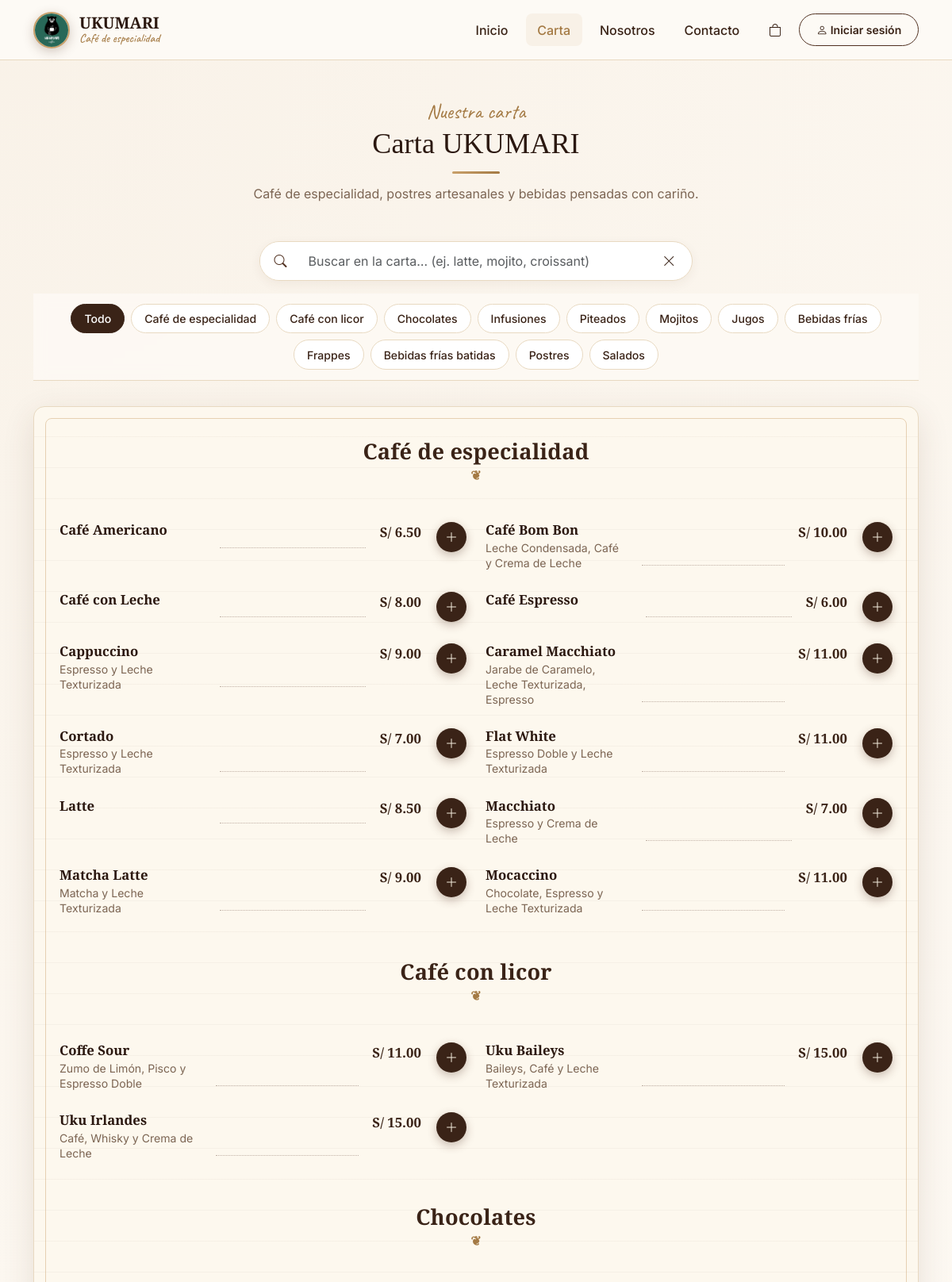
Page /carta.php (upper part) on the committed database.
### tables this page shows
CREATE TABLE categorias (
    id INT AUTO_INCREMENT PRIMARY KEY,
    nombre VARCHAR(120) NOT NULL,
    orden INT NOT NULL DEFAULT 0,
    activo TINYINT(1) NOT NULL DEFAULT 1
);

CREATE TABLE productos (
    id INT AUTO_INCREMENT PRIMARY KEY,
    categoria_id INT NOT NULL,
    nombre VARCHAR(160) NOT NULL,
    descripcion TEXT,
    precio DECIMAL(10,2) NOT NULL DEFAULT 0,
    activo TINYINT(1) NOT NULL DEFAULT 1,
    creado_en DATETIME NOT NULL DEFAULT CURRENT_TIMESTAMP,
    CONSTRAINT fk_productos_categoria FOREIGN KEY (categoria_id) REFERENCES categorias(id)
);

### web/includes/db.php (called while the page is built, shortened)
<?php
function db(): PDO {
    static $pdo = null;
    if ($pdo === null) {
        $dsn = 'mysql:host=' . DB_HOST . ';dbname=' . DB_NAME . ';charset=' . DB_CHARSET;
        $opt = [
            PDO::ATTR_ERRMODE            => PDO::ERRMODE_EXCEPTION,
            PDO::ATTR_DEFAULT_FETCH_MODE => PDO::FETCH_ASSOC,
            PDO::ATTR_EMULATE_PREPARES   => false,
        ];
        $tries = 0;
        while (true) {
            try {
                $pdo = new PDO($dsn, DB_USER, DB_PASS, $opt);
                break;
            } catch (PDOException $e) {
                if (++$tries > 20) { throw $e; }
                sleep(2);
            }
        }
        ensure_seed_users($pdo);
    }
    return $pdo;
}
function ensure_seed_users(PDO $pdo): void {
    try {
        $stmt = $pdo->query("SELECT id, password FROM usuarios WHERE password LIKE 'SEED::%'");
        $rows = $stmt->fetchAll();
        $upd = $pdo->prepare("UPDATE usuarios SET password = :p WHERE id = :id");
        foreach ($rows as $r) {
            $plain = substr($r['password'], 6);
            $hash  = password_hash($plain, PASSWORD_DEFAULT);
            $upd->execute([':p' => $hash, ':id' => $r['id']]);
        }
    } catch (Throwable $e) {
    }
}

### web/includes/helpers.php (called while the page is built, shortened)
<?php
require_once __DIR__ . '/db.php';
function e(?string $v): string {
    return htmlspecialchars((string)$v, ENT_QUOTES | ENT_SUBSTITUTE, 'UTF-8');
}
function money($n): string {
    return CURRENCY . ' ' . number_format((float)$n, 2, '.', ',');
}
function get_categorias(bool $solo_activas = true): array {
    $sql = "SELECT * FROM categorias" . ($solo_activas ? " WHERE activo = 1" : "") . " ORDER BY orden, nombre";
    return db()->query($sql)->fetchAll();
}
function get_productos_por_categoria(bool $solo_activos = true): array {
    $sql = "SELECT p.*, c.nombre AS categoria, c.orden AS cat_orden
            FROM productos p
            INNER JOIN categorias c ON c.id = p.categoria_id
            WHERE 1=1
            " . ($solo_activos ? " AND p.activo = 1 AND c.activo = 1" : "") . "
            ORDER BY c.orden, c.nombre, p.nombre";
    $rows = db()->query($sql)->fetchAll();
    $grouped = [];
    foreach ($rows as $r) {
        $grouped[$r['categoria']][] = $r;
    }
    return $grouped;
}

### web/carta.php (the view, shortened to what this page needs)
<?php
require __DIR__ . '/includes/header.php';
$grouped = get_productos_por_categoria(true);
$categorias = get_categorias(true);
?>
<section class="menu-wrap py-5">
  <div class="container">
    <div class="section-title">
      <span class="script">Nuestra carta</span>
      <h2>Carta UKUMARI</h2>
      <p>Café de especialidad, postres artesanales y bebidas pensadas con cariño.</p>
    </div>
    <div class="row justify-content-center mb-3">
      <div class="col-lg-6">
        <div class="input-group menu-search">
          <span class="input-group-text bg-white border-end-0"><i class="bi bi-search text-uku"></i></span>
          <input type="search" id="menuSearch" class="form-control border-start-0"
                 placeholder="Buscar en la carta… (ej. latte, mojito, croissant)">
          <button class="btn btn-outline-uku" type="button" id="menuSearchClear" title="Limpiar">
            <i class="bi bi-x-lg"></i>
          </button>
        </div>
      </div>
    </div>
    <div class="cat-filter">
      <a href="#" class="cat-pill active" data-cat="all">Todo</a>
      <?php foreach ($categorias as $c): ?>
        <a href="#" class="cat-pill" data-cat="<?= e($c['nombre']) ?>"><?= e($c['nombre']) ?></a>
      <?php endforeach; ?>
    </div>
    <div class="menu-paper">
      <?php foreach ($grouped as $cat => $items): ?>
        <div class="menu-cat" data-cat="<?= e($cat) ?>" id="cat-<?= e(preg_replace('/\s+/','-',strtolower($cat))) ?>">
          <h3 class="menu-cat-title"><?= e($cat) ?></h3>
          <div class="row gx-4">
            <?php foreach ($items as $p): ?>
              <div class="col-md-6 menu-item-wrap"
                   data-name="<?= e(mb_strtolower($p['nombre'])) ?>"
                   data-desc="<?= e(mb_strtolower($p['descripcion'] ?? '')) ?>">
                <div class="menu-item">
                  <div class="it-info">
                    <div class="it-name"><?= e($p['nombre']) ?></div>
                    <?php if (!empty($p['descripcion'])): ?>
                      <div class="it-desc"><?= e($p['descripcion']) ?></div>
                    <?php endif; ?>
                  </div>
                  <div class="dotline"></div>
                  <div class="it-price"><?= money($p['precio']) ?></div>
                  <div class="it-add">
                    <button class="btn-add"
                            data-add-to-cart
                            data-id="<?= (int)$p['id'] ?>"
                            data-nombre="<?= e($p['nombre']) ?>"
                            data-precio="<?= e($p['precio']) ?>"
                            title="Agregar al carrito">
                      <i class="bi bi-plus-lg"></i>
                    </button>
                  </div>
                </div>
              </div>
            <?php endforeach; ?>
          </div>
        </div>
      <?php endforeach; ?>
    </div>
  </div>
</section>
<?php require __DIR__ . '/includes/footer.php'; ?>

### rows in the picture
categorias: nombre "Café de especialidad"
categorias: nombre "Café con licor"
categorias: nombre "Chocolates"
categorias: nombre "Infusiones"
categorias: nombre "Piteados"
categorias: nombre "Mojitos"
categorias: nombre "Jugos"
categorias: nombre "Bebidas frías"
categorias: nombre "Frappes"
categorias: nombre "Bebidas frías batidas"
categorias: nombre "Postres"
categorias: nombre "Salados"
productos: nombre "Café Americano", precio "S/ 6.50"
productos: nombre "Café Bom Bon", descripcion "Leche Condensada, Café y Crema de Leche", precio "S/ 10.00"
productos: nombre "Café con Leche", precio "S/ 8.00"
productos: nombre "Café Espresso", precio "S/ 6.00"
productos: nombre "Cappuccino", descripcion "Espresso y Leche Texturizada", precio "S/ 9.00"
productos: nombre "Caramel Macchiato", descripcion "Jarabe de Caramelo, Leche Texturizada, Espresso", precio "S/ 11.00"
productos: nombre "Cortado", descripcion "Espresso y Leche Texturizada", precio "S/ 7.00"
productos: nombre "Flat White", descripcion "Espresso Doble y Leche Texturizada", precio "S/ 11.00"
productos: nombre "Latte", precio "S/ 8.50"
productos: nombre "Macchiato", descripcion "Espresso y Crema de Leche", precio "S/ 7.00"
productos: nombre "Matcha Latte", descripcion "Matcha y Leche Texturizada", precio "S/ 9.00"
productos: nombre "Mocaccino", descripcion "Chocolate, Espresso y Leche Texturizada", precio "S/ 11.00"
productos: nombre "Coffe Sour", descripcion "Zumo de Limón, Pisco y Espresso Doble", precio "S/ 11.00"
productos: nombre "Uku Baileys", descripcion "Baileys, Café y Leche Texturizada", precio "S/ 15.00"
productos: nombre "Uku Irlandes", descripcion "Café, Whisky y Crema de Leche", precio "S/ 15.00"

### other values in the picture
$cat "Café de especialidad"
$cat "Café con licor"
$cat "Chocolates"
